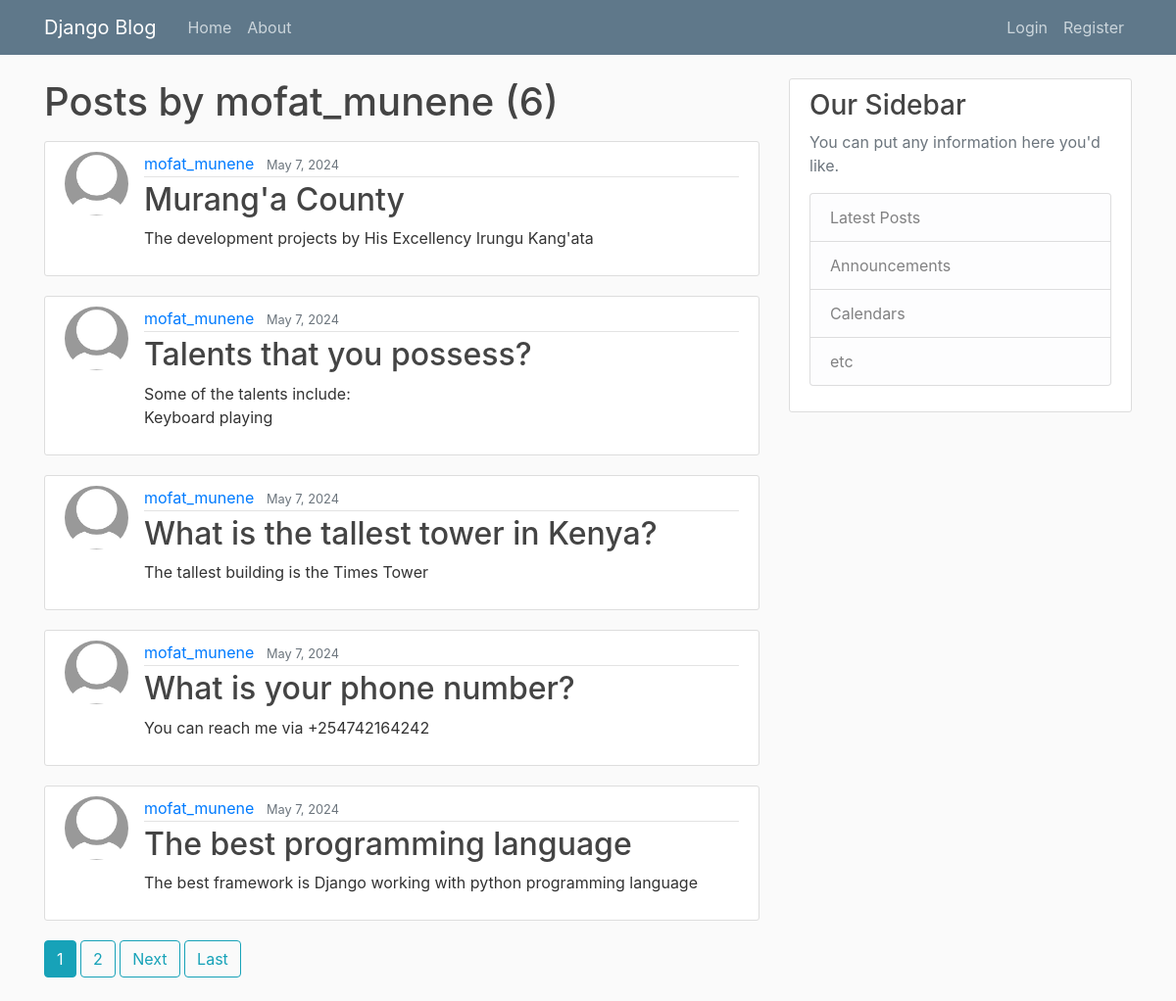
The app's page /user/mofat_munene/ with its own data.
### Blogapp/models.py (models this page shows, shortened)
class Post(models.Model):
    title = models.CharField(max_length=100)
    content  = models.TextField()
    date_posted = models.DateTimeField(default = timezone.now)
    author = models.ForeignKey(User, on_delete=models.CASCADE)

### Users/models.py (models this page shows, shortened)
class Profile(models.Model):
    user = models. OneToOneField(User, on_delete=models.CASCADE)
    image = models.ImageField(default= 'default.jpg', upload_to= 'profile_pics')

### Blogapp/views.py (the view)
# urls.py: path('user/<str:username>/',UserPostListView.as_view(), name= 'user-posts'),
class UserPostListView(ListView):
    model = Post
    template_name = 'Blogapp/user_posts.html'
    context_object_name = 'posts'
    ordering = ['-date_posted']
    paginate_by = 5
    def get_queryset(self):
      user = get_object_or_404(User, username = self.kwargs.get('username'))
      return Post.objects.filter(author = user). order_by('-date_posted')

### Blogapp/templates/Blogapp/user_posts.html (shortened to what this page needs)
{% extends 'Blogapp/base.html' %}
{% block content %}
    <h1 class="mb-3">Posts by {{ view.kwargs.username }} ({{page_obj.paginator.count}})</h1>
    {% for post in posts %}
        <article class="media content-section">
            <img class="rounded-circle article-img" src="{{post.author.profile.image.url}}" >
            <div class="media-body">
                <div class="article-metadata">
                    <a class="mr-2" href="{% url 'user-posts' post.author.username %}">{{ post.author }}</a>
                    <small class="text-muted">{{ post.date_posted | date }}</small>
                </div>
                <h2><a class="article-title" href="{%url 'post-detail' post.id %}">{{ post.title }}</a></h2>
                <p class="article-content">{{ post.content }}</p>
            </div>
        </article>
    {% endfor %}
    {% if is_paginated %}
        {% for num in page_obj.paginator.page_range %}
            {% if page_obj.number == num %}
                <a class="btn btn-info mb-4" href="?page={{ num }}">{{  num }}</a>
            {% elif num > page_obj.number|add:'-3' and num < page_obj.number|add:'3' %}
                <a class="btn btn-outline-info mb-4" href="?page={{ num }}">{{ num }}</a>
            {% endif %}
        {% endfor %}
        {% if page_obj.has_next %}
            <a class="btn btn-outline-info mb-4" href="?page={{ page_obj.next_page_number }}">Next</a>
            <a class="btn btn-outline-info mb-4" href="?page={{ page_obj.paginator.num_pages }}">Last</a>
        {% endif %}
    {% endif %}
{% endblock content %}

### Blogapp/static/Blogapp/main.css (style rules this page uses)
body { background: #fafafa; color: #333333; margin-top: 5rem; }
h1, h2, h3, h4, h5, h6 { color: #444444; }
.content-section { background: #ffffff; padding: 10px 20px; border: 1px solid #dddddd; border-radius: 3px; margin-bottom: 20px; }
.article-title { color: #444444; }
.article-content { white-space: pre-line; }
.article-img { height: 65px; width: 65px; margin-right: 16px; }
.article-metadata { padding-bottom: 1px; margin-bottom: 4px; border-bottom: 1px solid #e3e3e3 }

### records on screen
Post: author.profile.image (placeholder picture), author "mofat_munene", date_posted "May 7, 2024", title "Murang'a County", content "The development projects by His Excellency Irungu Kang'ata"
Post: author.profile.image (placeholder picture), author "mofat_munene", date_posted "May 7, 2024", title "Talents that you possess?", content "Some of the talents include: Keyboard playing"
Post: author.profile.image (placeholder picture), author "mofat_munene", date_posted "May 7, 2024", title "What is the tallest tower in Kenya?", content "The tallest building is the Times Tower"
Post: author.profile.image (placeholder picture), author "mofat_munene", date_posted "May 7, 2024", title "What is your phone number?", content "You can reach me via +254742164242"
Post: author.profile.image (placeholder picture), author "mofat_munene", date_posted "May 7, 2024", title "The best programming language", content "The best framework is Django working with python programming language"

### other values on screen
{{ view.kwargs.username }} "mofat_munene"
{{ page_obj.paginator.count }} "6"
{{ num }} "1"
{{ num }} "2"
